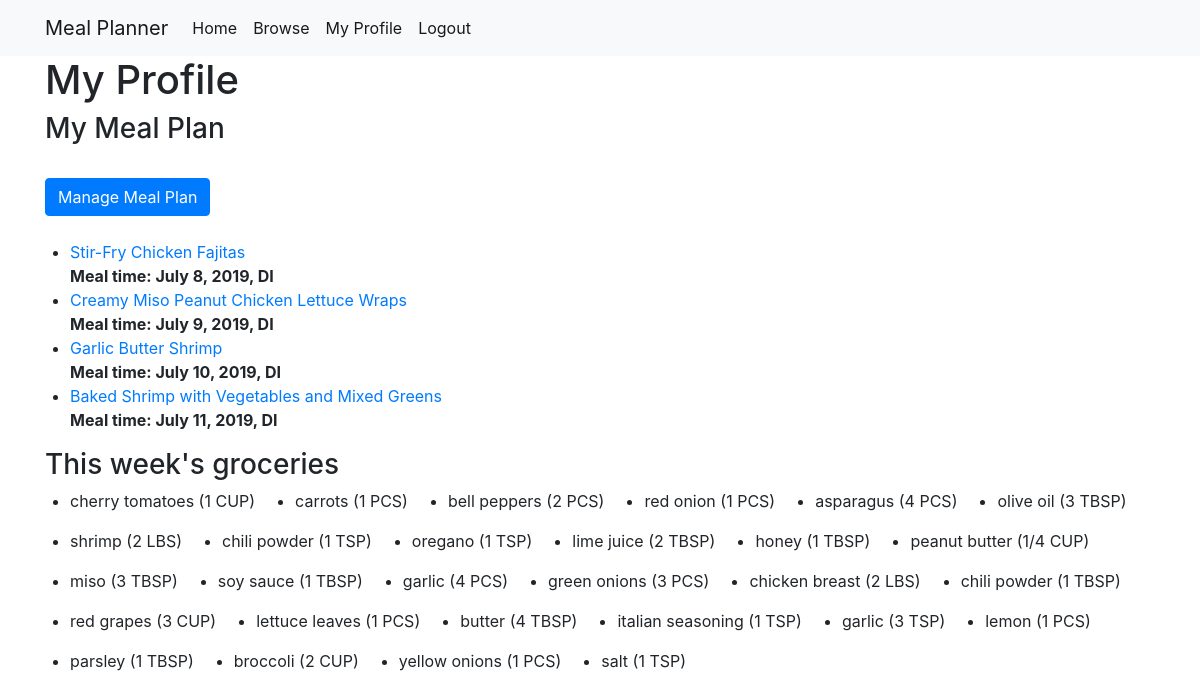
The app's page /users/my_profile/ (signed in), older data.
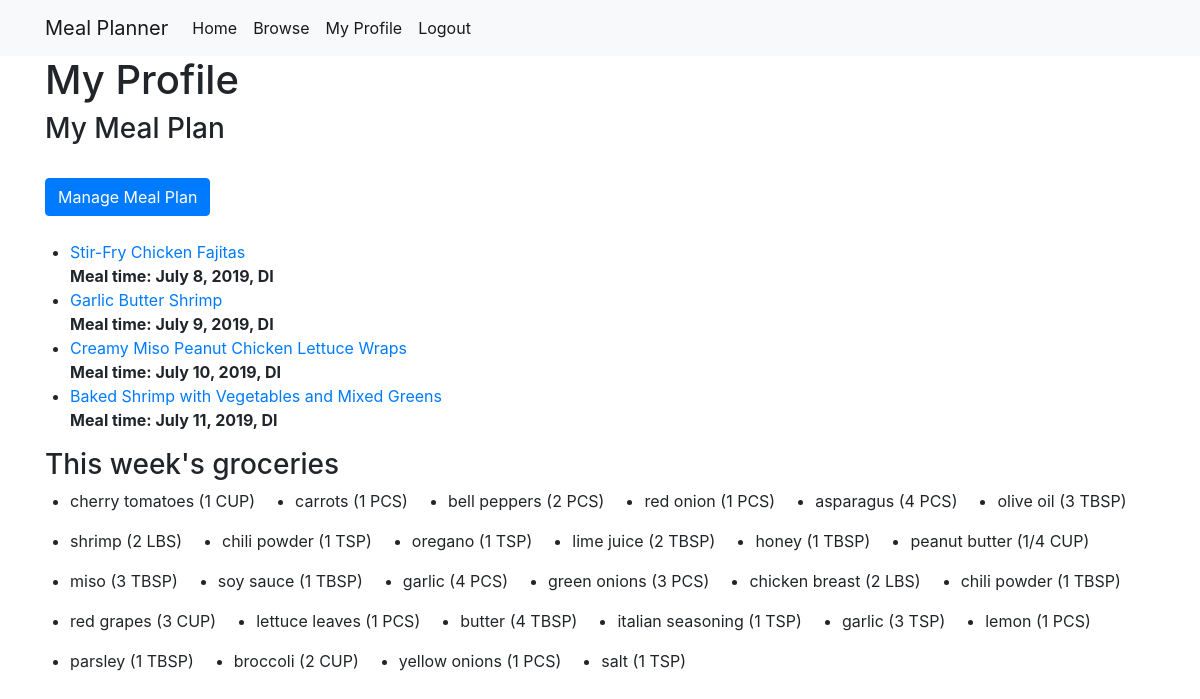
The same page, newer data.
### recipes/models.py (models this page shows, shortened)
class UserRecipe(models.Model):
	MEAL_TIMES = [
		('BR', 'Breakfast'),
		('LU', 'Lunch'),
		('DI', 'Dinner'),
		('NA', 'Not specified')
	]
	meal_time = models.CharField(max_length=30, choices=MEAL_TIMES, default='NA')
	meal_date = models.DateField(default=datetime.date.today)
	user = models.ForeignKey(
		User,
		related_name='user_recipe',
		on_delete=models.CASCADE)
	recipe = models.ForeignKey(
		Recipe,
		related_name='user_recipe',
		on_delete=models.CASCADE)

class Recipe(models.Model):
	name = models.CharField(max_length=50, unique=True)
	likes = models.IntegerField(default=0)
	cuisine = models.CharField(max_length=50, default='world')
	servings = models.IntegerField(default=1)
	ready_in = models.DurationField(default=datetime.timedelta(hours=1))
	cal = models.IntegerField(null=True)
	slug = models.SlugField(unique=True)
	ingredients = models.ManyToManyField(
		Ingredient,
		through='RecipeItem',
		related_name='recipes')
	users = models.ManyToManyField(
		User,
		through='UserRecipe',
		related_name='recipes',
		blank=True)
	class Meta:
		ordering = ('name',)

class Ingredient(models.Model):
	SPRING = 'SP'
	SUMMER = 'SU'
	FALL = 'FA'
	WINTER = 'WI'
	ALL_SEASONS = 'AS'
	SEASONALITY_CHOICES = [
		(SPRING, 'Spring'),
		(SUMMER, 'Summer'),
		(FALL, 'Fall'),
		(WINTER, 'Winter'),
		(ALL_SEASONS, 'All seasons'),
	]
	name = models.CharField(max_length=30, unique=True)
	seasonality = models.CharField(
		max_length=30,
		choices=SEASONALITY_CHOICES,
		default=ALL_SEASONS)
	class Meta:
		ordering = ('name',)

class RecipeItem(models.Model):
	MEASUREMENT_UNITS = [
		('TSP', 'Teaspoons'),
		('TBSP', 'Tablespoons'),
		('CUP', 'Cups'),
		('PINT', 'Pint'),
		('QRT', 'Quart'),
		('GAL', 'Gallon'),
		('OZ', 'Ounces'),
		('LBS', 'Pounds'),
		('G', 'Grams'),
		('KG', 'Kilograms'),
		('PCS', 'Pieces'),
		('NA', 'None'),
	]
	id = models.AutoField(primary_key=True)
	qty = models.FloatField(default=0)
	description = models.CharField(max_length=100, blank=True, default="")
	unit = models.CharField(
		max_length=30,
		choices=MEASUREMENT_UNITS,
		default='NA')
	ingredient = models.ForeignKey(
		Ingredient,
		related_name='recipe_items',
		on_delete=models.SET_NULL,
		null=True,
		blank=True)
	recipe = models.ForeignKey(
		Recipe,
		related_name='recipe_items',
		on_delete=models.CASCADE)
	class Meta:
		verbose_name = 'Recipe item'

### recipes/views.py (the view)
# urls.py: path('users/my_profile/', views.UserProfileView.as_view(), name='user_profile'),
class UserProfileView(LoginRequiredMixin, ListView):
    model = User
    template_name = 'user/user_profile.html'
    def get_context_data(self, **kwargs):
        context = super().get_context_data(**kwargs)
        user_recipes = UserRecipe.objects.filter(user=self.request.user).order_by('meal_date', 'meal_time')
        recipe_items = [item
            for recipe in Recipe.objects.filter(users=self.request.user)
            for item in RecipeItem.objects.filter(recipe=recipe)]
        groceries = {}
        for item in recipe_items:
            key = (item.ingredient.name, item.unit)
            groceries[key] = Fraction(groceries.get(key, 0) + item.qty).limit_denominator()
        context['user_recipes'] = user_recipes
        context['groceries'] = groceries
        context['user'] = self.request.user
        return context

### templates/user/user_profile.html
{% extends "base_generic.html" %}
{% block content %}
<h1>My Profile</h1>
<h3>My Meal Plan</h3>
<br />
<a href="/users/my_profile/my_recipes" class="btn btn-primary">
	Manage Meal Plan
</a>
<br /><br />
<div class="row">
	<ul>
		{% for user_recipe in user_recipes %}
		<li>
			<a href="/recipes/{{ user_recipe.recipe.slug }}/">{{ user_recipe.recipe.name }}</a><br />
			<b>Meal time: {{ user_recipe.meal_date }}, {{ user_recipe.meal_time }}</b><br />
		</li>
		{% endfor %}
	</ul>
</div>
<h3>This week's groceries</h3>
<div class="row">
	{% for key, val in groceries.items %}
	<ul>
		<li>{{ key.0 }} ({{ val }} {{ key.1 }})</li>
	</ul>
	{% endfor %}
</div>
{% endblock %}

Row changes from the older to the newer data that the page shows:
changed UserRecipe "Garlic Butter Shrimp": meal_date "July 10, 2019" → "July 9, 2019"; moves up the list
changed UserRecipe "Creamy Miso Peanut Chicken Lettuce Wraps": meal_date "July 9, 2019" → "July 10, 2019"
